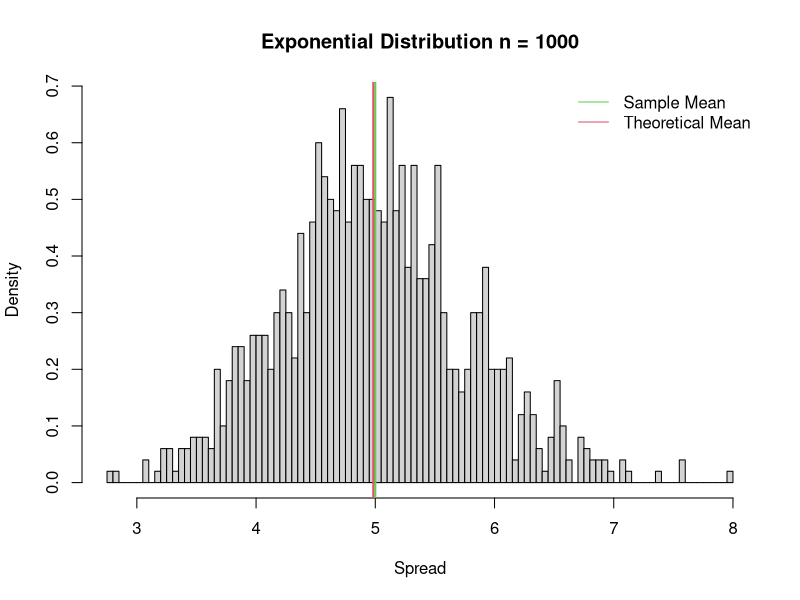
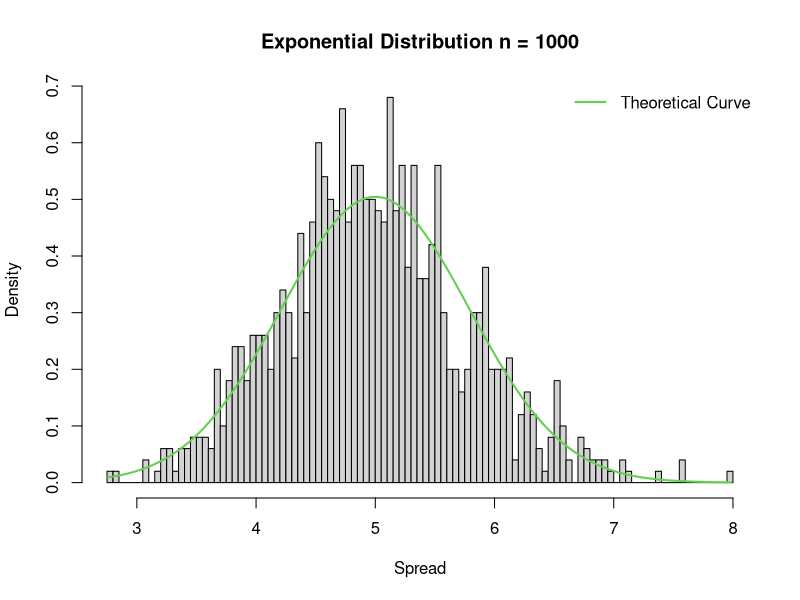
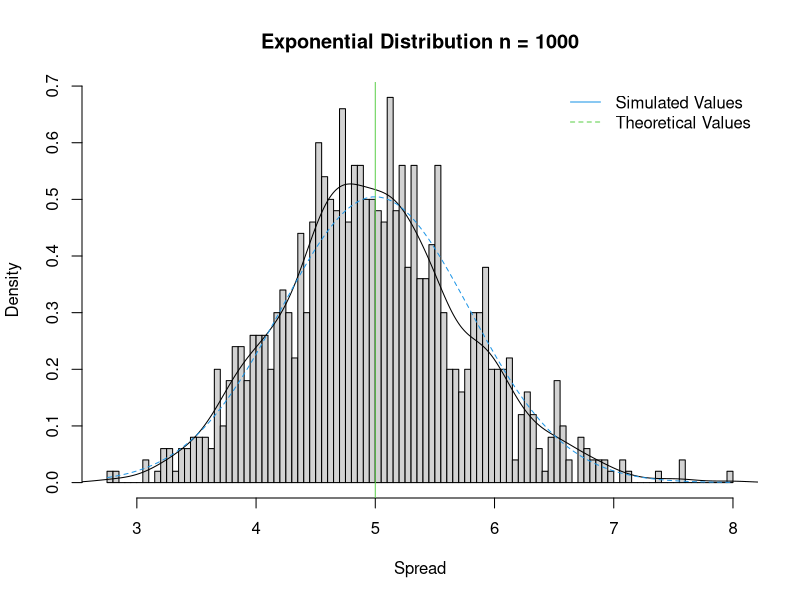
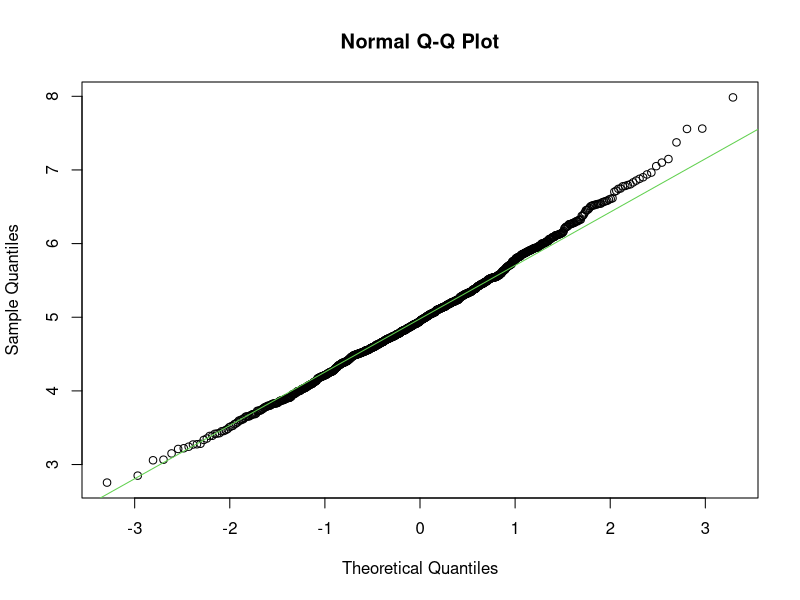

Recreate these plots in R, in order.
## ---- chunk 1
knitr::opts_chunk$set(echo = TRUE)
## ---- chunk 2
          lambda = 0.2
          n = 40 
          nosim = 1000

          set.seed(349)
## ---- chunk 3
            exp_sim <- function(n, lambda)
            {
                      mean(rexp(n,lambda))
            }
            
            sim <- data.frame(ncol=2,nrow=1000)
            names(sim) <- c("Index","Mean")

            for (i in 1:nosim)
            {
                      sim[i,1] <- i
                      sim[i,2] <- exp_sim(n,lambda)
            }
## ---- chunk 4
        sample_mean <- mean(sim$Mean)
        sample_mean
## ---- chunk 5
        theor_mean <- 1/lambda
        theor_mean
## ---- chunk 6

          hist(sim$Mean, 
                 breaks = 100, 
                 prob = TRUE, 
                 main="Exponential Distribution n = 1000", 
                 xlab="Spread")
                        abline(v = theor_mean, 
                                col= 3,
                                lwd = 2)
                        abline(v = sample_mean, 
                                col = 2,
                                lwd = 2)

                legend('topright', c("Sample Mean", "Theoretical Mean"), 
                                bty = "n",       
                                lty = c(1,1), 
                                col = c(col = 3, col = 2))

## ---- chunk 7

              sample_var <- var(sim$Mean)
              theor_var <- ((1/lambda)^2)/40

## ---- chunk 8

              sample_var
              theor_var

## ---- chunk 9

          hist(sim$Mean, 
                        breaks = 100, 
                        prob = TRUE, 
                        main = "Exponential Distribution n = 1000", 
                        xlab = "Spread")
                        xfit <- seq(min(sim$Mean), max(sim$Mean), length = 100)
                        yfit <- dnorm(xfit, mean = 1/lambda, sd = (1/lambda/sqrt(40)))
                        lines(xfit, yfit, pch = 22, col = 3, lwd = 2)
                        legend('topright', c("Theoretical Curve"), 
                        lty = 1,lwd = 2, bty = "n", col = 3)
                        


## ---- chunk 10

          hist(sim$Mean, 
                        breaks = 100, 
                        prob = TRUE, 
                        main = "Exponential Distribution n = 1000", 
                        xlab = "Spread")
                        lines(density(sim$Mean))
                        abline(v = 1/lambda, col = 3)
                        xfit <- seq(min(sim$Mean), max(sim$Mean), length = 100)
                        yfit <- dnorm(xfit, mean = 1/lambda, sd = (1/lambda/sqrt(40)))
                        lines(xfit, yfit, pch = 22, col = 4, lty = 2)
                        legend('topright', c("Simulated Values", "Theoretical Values"), 
                        bty = "n", lty = c(1,2), col = c(4, 3))

## ---- chunk 11

            qqnorm(sim$Mean, 
                            main ="Normal Q-Q Plot")
                            qqline(sim$Mean, 
                            col = "3")

